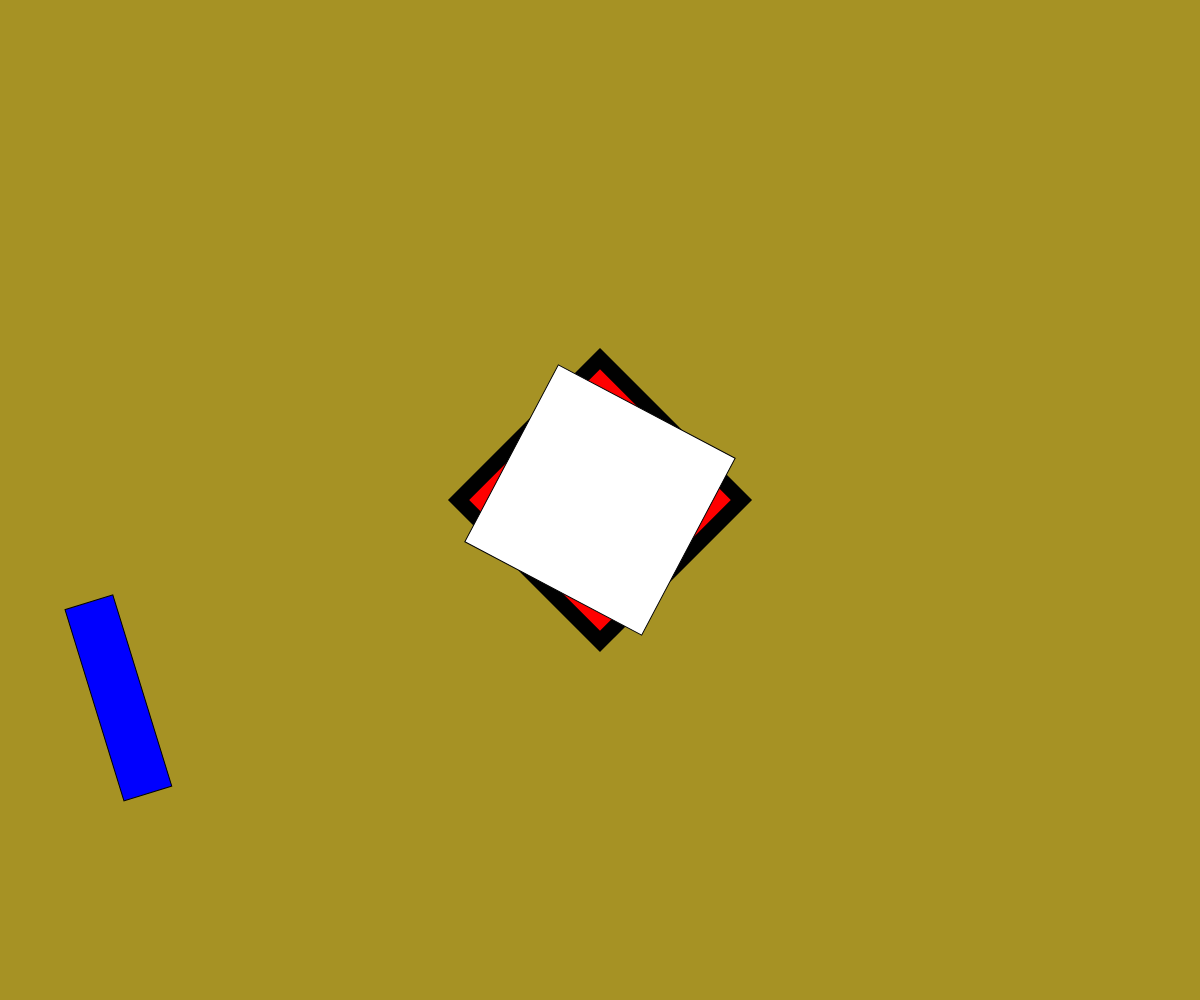
Frame 1 (no input)
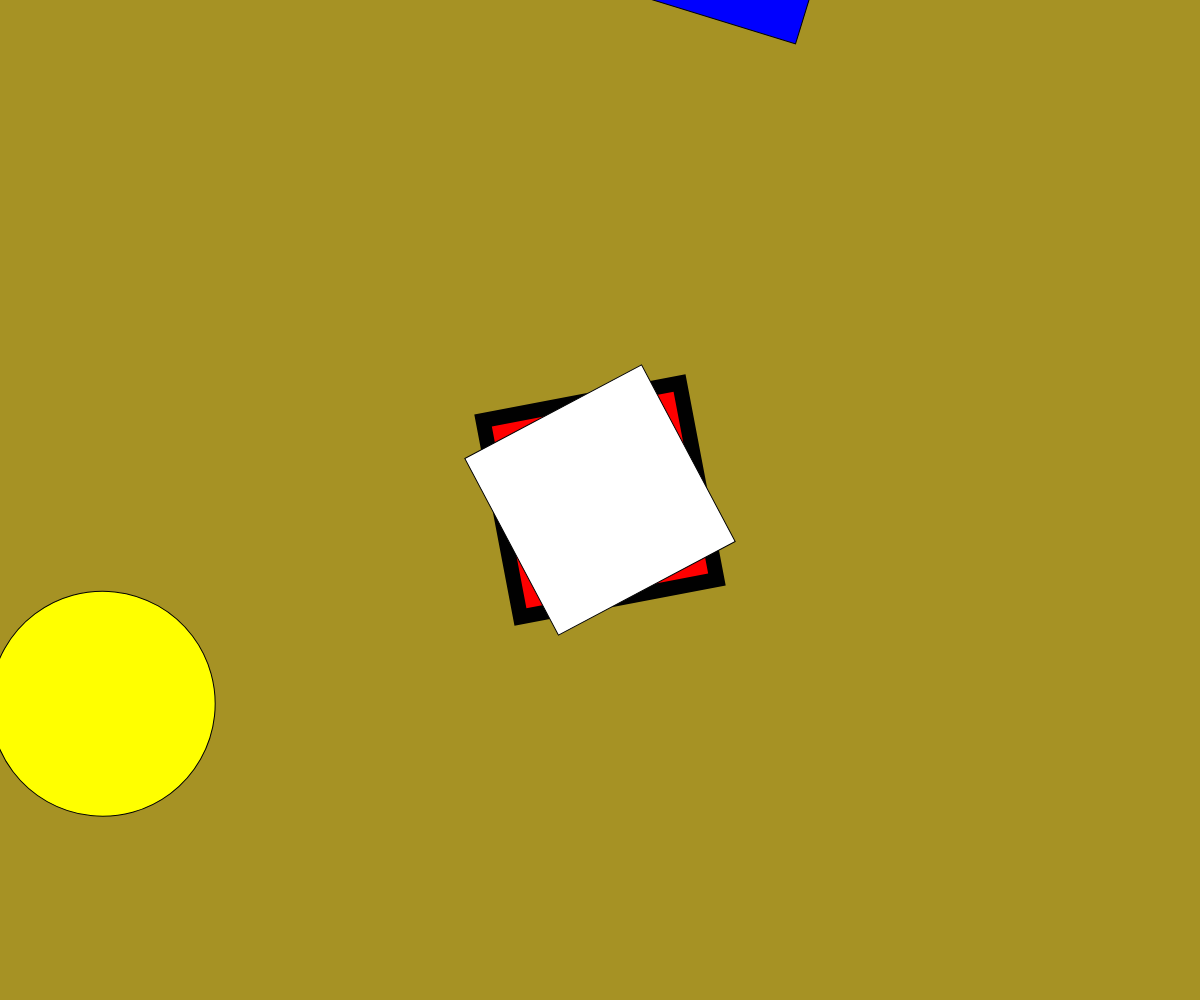
Frame 60 (no input)
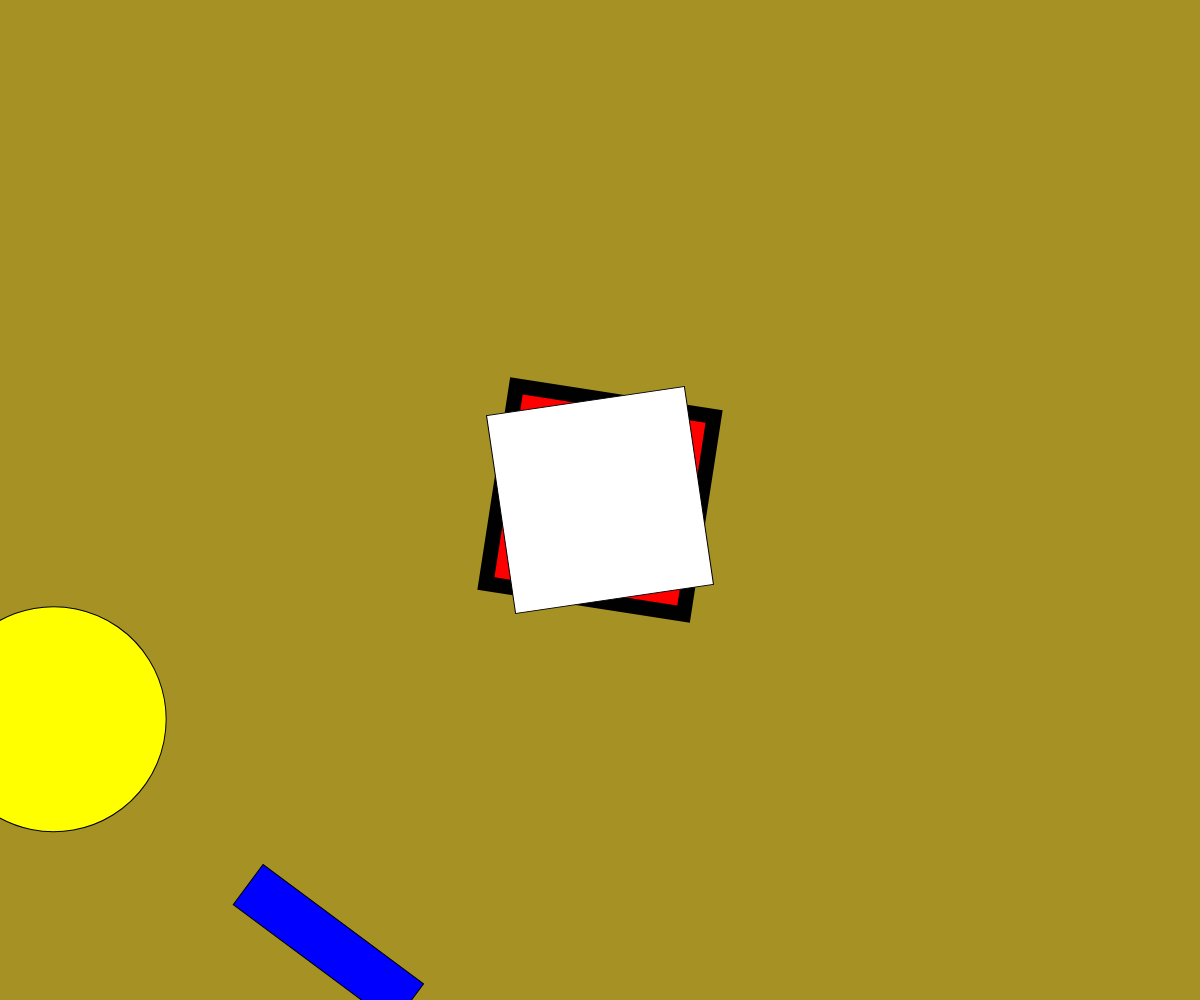
Frame 120 (the mouse pressed at the canvas centre since frame 60)

The p5.js sketch that drew these frames (run headless with seeded random() and noise() and a simulated clock; from frame 60 on, the mouse is pressed at the canvas centre):

// p5.js sketch
// ── sketch.js
let unitW;
let unitH;
let angle;
let angle2;
let RotSpeed1;
let RotSpeed2;
let RotSpeed3;

function setup() {
  createCanvas(windowWidth, windowHeight);

  angleMode (DEGREES); //0 to 360

  //doin stuuuf
  unitW = width/8
  unitH = width/8
  angle = 45;
  angle2 = 90;
  RotSpeed1 = random(5,100);
  RotSpeed2 = random(.5,10)
  RotSpeed3 = .001
}

function draw() 

{
  background(166, 146, 36);
  
  //console.log(angle);
  

    //from here on to be in new position

push();
  
  noFill();
  strokeWeight(15);
  stroke(1) 
  
  translate(width/2, height/2)
  //where the shape rotates, center of canvas (center is now 0,0) 
rectMode(CENTER)
  fill('red')
  rotate(angle)
  rect(0,0,200,200);

  angle += RotSpeed1;

  
pop();
  
  //canvas in original position
  
 //red outside square
  noFill();
  strokeWeight(1);
  stroke(1) 
  
  translate(width/2, height/2)
  //where the shape rotates, center of canvas (center is now 0,0) 
rectMode(CENTER)
  fill('white')
  rotate(angle)
  rect(0,0,200,200);

  angle += RotSpeed2;

//blue
  
  translate(width/3, height/3)
  fill('blue')
  rotate(45)
  rect(0,0,50,200)

  //canvas back to the original position


  //YELLOW CIRCLE
  pop();

  ellipseMode(width/4,height/4)
  
  translate(width/2, height/2)
  
  fill('yellow')

  let circSize = unitH*1.5;
  
  circle(0,0,circSize);
  rotate(angle2);

    angle2 += RotSpeed3;

  
  push();
}
